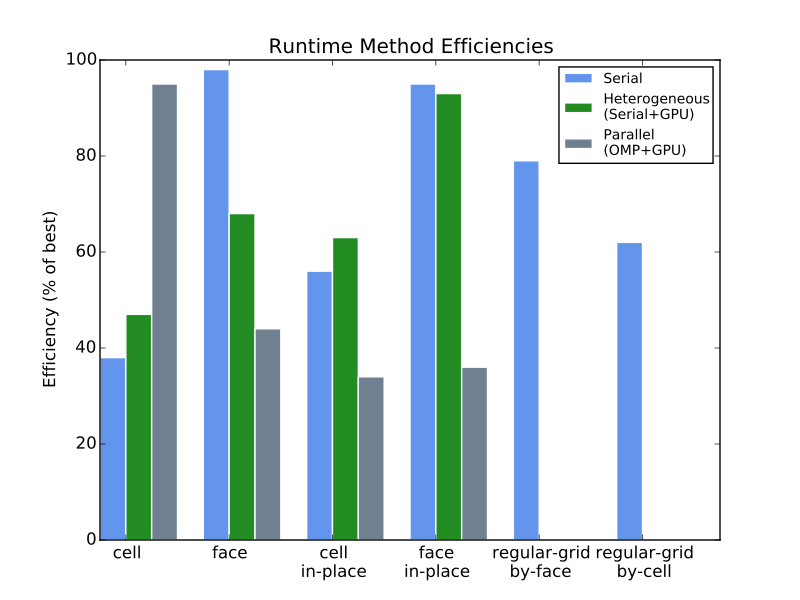

Recreate this plot in Python.
"""import matplotlib
import matplotlib.pyplot as plt
import numpy as np

labels = ['cell', 'face', 'cell-\nin-place', 'face-\nin-place', 'regular-grid-\nby-cell', 'regular-grid-\nby-face']
OpenMP = [50, 95, 47, 100, 72, 83]
OpenCL = [9, 88, 62, 100, 38, 80]
MPI = [8]

x = np.arange(len(labels))  # the label locations
width = 0.25  # the width of the bars
r1 = x
r2 = 

fig, ax = plt.subplots()
rects1 = ax.bar(x - width/3, OpenMP, width, label='OpenMP', color='cornflowerblue')
rects2 = ax.bar(x, OpenCL, width, label='OpenCL', color='lightslategray')
rects2 = ax.bar(x + width/3, OpenCL, width, label='MPI', color='lightslategray')

# Add some text for labels, title and custom x-axis tick labels, etc.
ax.set_ylabel('Efficiency (% of best)')
ax.set_title('Method Efficiencies for Parallel Methods')
ax.set_xticks(x)
ax.set_xlim([-0.6, 6])
ax.set_xticklabels(labels, fontsize=14, rotation="vertical")
ax.legend(loc='upper right', prop={'size': 12})
fig.subplots_adjust(right=2.0)

"""
"""def autolabel(rects):
        Attach a text label above each bar in *rects*, displaying its height.
        for rect in rects:
            height = rect.get_height()
            ax.annotate('{}'.format(height),
                        xy=(rect.get_x() + rect.get_width() / 2, height),
                        xytext=(0, 3),  # 3 points vertical offset
                        textcoords="offset points",
                        ha='center', va='bottom')


autolabel(rects1)
autolabel(rects2)

fig.tight_layout()

plt.show()
"""
# libraries
import numpy as np
import matplotlib.pyplot as plt
 
# set width of bar
barWidth = 0.25
labels = ['cell', 'face', 'cell\nin-place', 'face\nin-place', 'regular-grid\nby-face', 'regular-grid\nby-cell']
  
# set height of bar
bars1 = [38, 98, 56, 95, 79, 62]
bars2 = [47, 68, 63, 93, 0, 0]
bars3 = [95, 44, 34, 36, 0, 0]
   
# Set position of bar on X axis
r1 = np.arange(len(bars1))
r2 = [x + barWidth for x in r1]
r3 = [x + barWidth for x in r2]
    
# Make the plot
plt.bar(r1, bars1, color='cornflowerblue', width=barWidth, edgecolor='white', label='Serial')
plt.bar(r2, bars2, color='forestgreen', width=barWidth, edgecolor='white', label='Heterogeneous\n(Serial+GPU)')
plt.bar(r3, bars3, color='slategrey', width=barWidth, edgecolor='white', label='Parallel\n(OMP+GPU)')
     
# Add xticks on the middle of the group bars
#plt.xlabel('group', fontweight='bold')
plt.xticks([r + barWidth for r in range(len(bars1))], labels)
plt.ylabel('Efficiency (% of best)')
plt.title('Runtime Method Efficiencies')
      
# Create legend & Show graphic
plt.legend(prop={'size' : 10})
plt.show()
